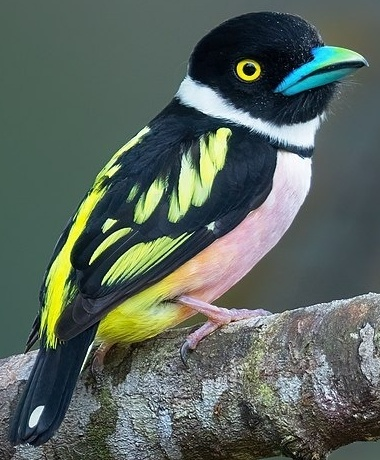
#> input picture module_1/images/bird.jpg, 380 x 460 px
$ jupyter execute image_comparison_histogram.ipynb
#> lines starting #> are read from the running program, lines starting #| are printed output that depends on the picture; long printed decimals are rounded
[cell 1]
import cv2
import numpy as np
import matplotlib.pyplot as plt

# Load two images
img1 = cv2.imread('images/bird.jpg', 0)
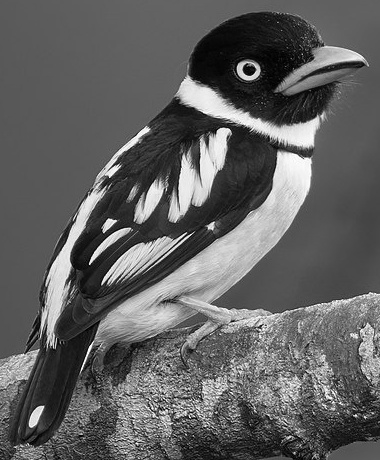
#> img1: shape (460, 380); min 0, max 255, mean 97.2
img2 = cv2.imread('images/bird2.jpg', 0)
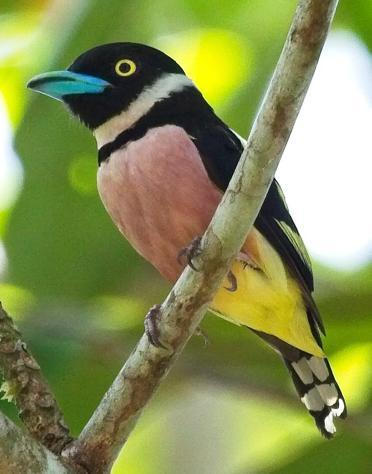
#> input picture module_1/images/bird2.jpg, 372 x 474 px
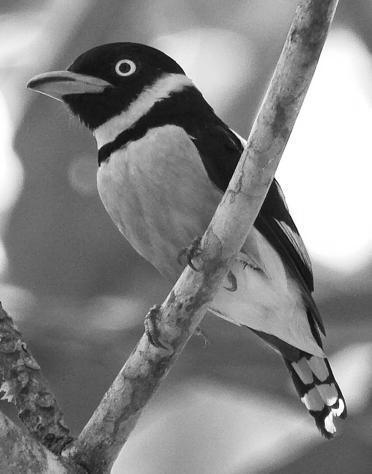
#> img2: shape (474, 372); min 0, max 255, mean 134.5

# Calculate histograms
hist1 = cv2.calcHist([img1], [0], None, [256], [0, 256])
#> hist1 = 256 values, max 5888 at index 88, min 12 at index 255, mean 682.8
hist2 = cv2.calcHist([img2], [0], None, [256], [0, 256])
#> hist2 = 256 values, max 12501 at index 255, min 0 at index 1, mean 688.8

# Plot the histograms of the two images
plt.subplot(1, 2, 1)
plt.plot(hist1)
plt.title('Histogram for Image 1')
plt.xlabel('Pixel Intensity')
plt.ylabel('Number of Pixels')

plt.subplot(1, 2, 2)
plt.plot(hist2)
plt.title('Histogram for Image 2')
plt.xlabel('Pixel Intensity')

plt.show()
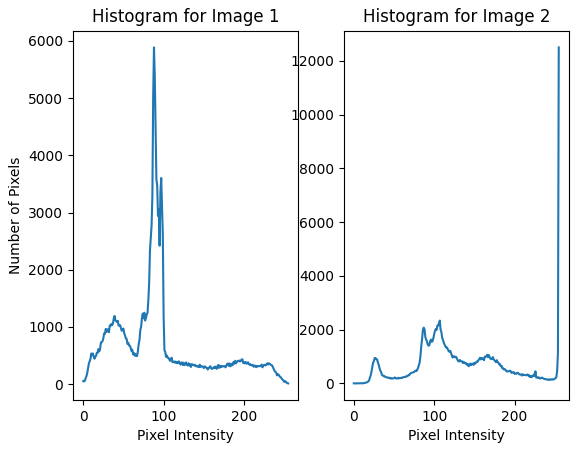
#> figure drawn by matplotlib, 2 panels; panel 1: curve peaks at x = 88, y = 5888; panel 2: curve peaks at x = 255, y = 12501

[cell 2]
# Compare the histograms using correlation
correlation = cv2.compareHist(hist1, hist2, cv2.HISTCMP_CORREL)
#> correlation = 0.217

# Print the correlation score
print("Correlation: ", correlation)
#| Correlation:  0.2166

[cell 3]
# Compare the histograms using chi-squared distance
chi_squared = cv2.compareHist(hist1,hist2,cv2.HISTCMP_CHISQR)
#> chi_squared = 13275532.2

# Print the chi-squared distance
print("Chi-Squared Distance: ", chi_squared)
#| Chi-Squared Distance:  13275532.151

[cell 4]
# Compare the histograms using the intersection method
intersection = cv2.compareHist(hist1,hist2,cv2.HISTCMP_INTERSECT)
#> intersection = 99775

# Print the intersection score
print("Intersection: ", intersection)
#| Intersection:  99775.0

[cell 5]
# Compare the histograms using the Bhattacharyya distance
bhattacharyya = cv2.compareHist(hist1,hist2,cv2.HISTCMP_BHATTACHARYYA)
#> bhattacharyya = 0.383

# Print the Bhattacharyya distance
print("Bhattacharyya Distance: ", bhattacharyya)
#| Bhattacharyya Distance:  0.3835
